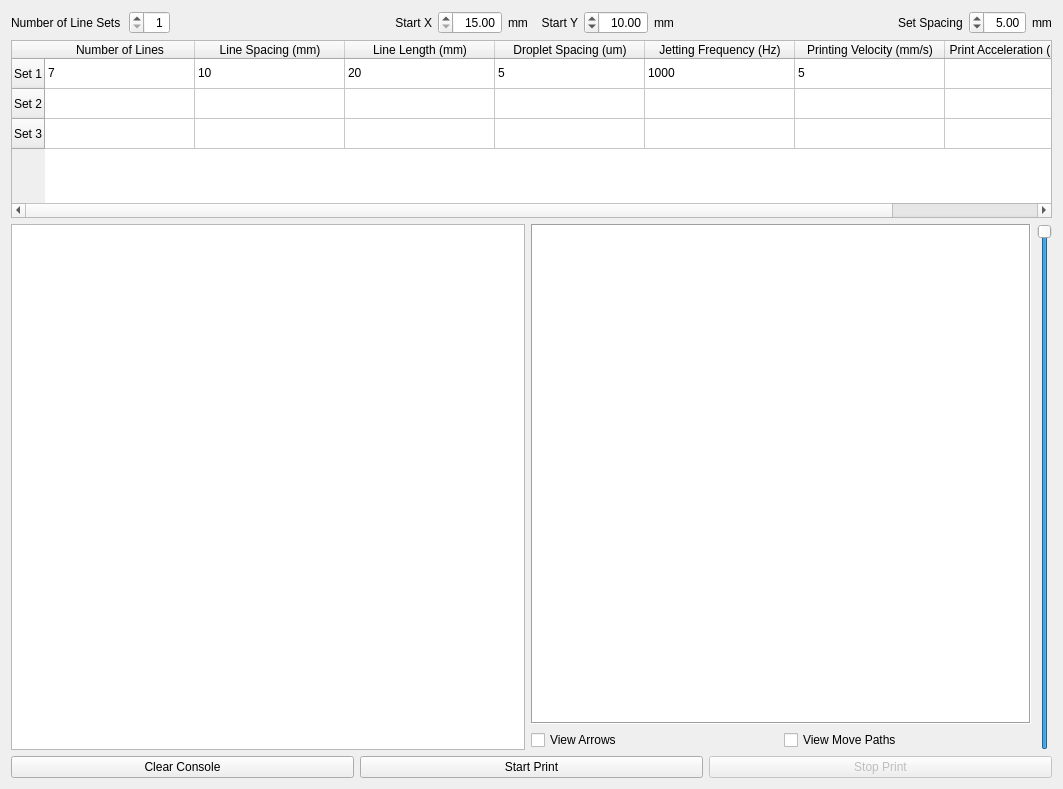
<?xml version="1.0" encoding="UTF-8"?>
<ui version="4.0">
 <class>LinePrintWidget</class>
 <widget class="QWidget" name="LinePrintWidget">
  <property name="geometry">
   <rect>
    <x>0</x>
    <y>0</y>
    <width>1063</width>
    <height>789</height>
   </rect>
  </property>
  <property name="windowTitle">
   <string>Form</string>
  </property>
  <layout class="QVBoxLayout" name="verticalLayout_3">
   <item>
    <layout class="QHBoxLayout" name="horizontalLayout_7">
     <item>
      <widget class="QLabel" name="label_numSets">
       <property name="sizePolicy">
        <sizepolicy hsizetype="Fixed" vsizetype="Preferred">
         <horstretch>0</horstretch>
         <verstretch>0</verstretch>
        </sizepolicy>
       </property>
       <property name="minimumSize">
        <size>
         <width>112</width>
         <height>0</height>
        </size>
       </property>
       <property name="maximumSize">
        <size>
         <width>112</width>
         <height>16777215</height>
        </size>
       </property>
       <property name="text">
        <string>Number of Line Sets</string>
       </property>
      </widget>
     </item>
     <item>
      <widget class="QSpinBox" name="numSets">
       <property name="maximumSize">
        <size>
         <width>100</width>
         <height>16777215</height>
        </size>
       </property>
       <property name="layoutDirection">
        <enum>Qt::RightToLeft</enum>
       </property>
       <property name="alignment">
        <set>Qt::AlignRight|Qt::AlignTrailing|Qt::AlignVCenter</set>
       </property>
       <property name="minimum">
        <number>1</number>
       </property>
       <property name="maximum">
        <number>10</number>
       </property>
       <property name="value">
        <number>1</number>
       </property>
      </widget>
     </item>
     <item>
      <spacer name="horizontalSpacer">
       <property name="orientation">
        <enum>Qt::Horizontal</enum>
       </property>
       <property name="sizeHint" stdset="0">
        <size>
         <width>40</width>
         <height>20</height>
        </size>
       </property>
      </spacer>
     </item>
     <item alignment="Qt::AlignRight">
      <widget class="QLabel" name="label_StartXY">
       <property name="text">
        <string>Start X</string>
       </property>
       <property name="alignment">
        <set>Qt::AlignRight|Qt::AlignTrailing|Qt::AlignVCenter</set>
       </property>
      </widget>
     </item>
     <item>
      <widget class="QDoubleSpinBox" name="startX">
       <property name="maximumSize">
        <size>
         <width>100</width>
         <height>16777215</height>
        </size>
       </property>
       <property name="layoutDirection">
        <enum>Qt::RightToLeft</enum>
       </property>
       <property name="alignment">
        <set>Qt::AlignRight|Qt::AlignTrailing|Qt::AlignVCenter</set>
       </property>
       <property name="minimum">
        <double>15.000000000000000</double>
       </property>
       <property name="maximum">
        <double>100.000000000000000</double>
       </property>
       <property name="value">
        <double>15.000000000000000</double>
       </property>
      </widget>
     </item>
     <item>
      <widget class="QLabel" name="label">
       <property name="text">
        <string>mm  </string>
       </property>
      </widget>
     </item>
     <item>
      <widget class="QLabel" name="label_5">
       <property name="text">
        <string>Start Y</string>
       </property>
       <property name="alignment">
        <set>Qt::AlignRight|Qt::AlignTrailing|Qt::AlignVCenter</set>
       </property>
      </widget>
     </item>
     <item>
      <widget class="QDoubleSpinBox" name="startY">
       <property name="maximumSize">
        <size>
         <width>100</width>
         <height>16777215</height>
        </size>
       </property>
       <property name="layoutDirection">
        <enum>Qt::RightToLeft</enum>
       </property>
       <property name="alignment">
        <set>Qt::AlignRight|Qt::AlignTrailing|Qt::AlignVCenter</set>
       </property>
       <property name="maximum">
        <double>100.000000000000000</double>
       </property>
       <property name="value">
        <double>10.000000000000000</double>
       </property>
      </widget>
     </item>
     <item>
      <widget class="QLabel" name="label_4">
       <property name="text">
        <string>mm</string>
       </property>
      </widget>
     </item>
     <item>
      <spacer name="horizontalSpacer_3">
       <property name="orientation">
        <enum>Qt::Horizontal</enum>
       </property>
       <property name="sizeHint" stdset="0">
        <size>
         <width>40</width>
         <height>20</height>
        </size>
       </property>
      </spacer>
     </item>
     <item alignment="Qt::AlignRight">
      <widget class="QLabel" name="label_setSpacing">
       <property name="text">
        <string>Set Spacing</string>
       </property>
      </widget>
     </item>
     <item>
      <widget class="QDoubleSpinBox" name="setSpacing">
       <property name="maximumSize">
        <size>
         <width>100</width>
         <height>16777215</height>
        </size>
       </property>
       <property name="layoutDirection">
        <enum>Qt::RightToLeft</enum>
       </property>
       <property name="alignment">
        <set>Qt::AlignRight|Qt::AlignTrailing|Qt::AlignVCenter</set>
       </property>
       <property name="decimals">
        <number>2</number>
       </property>
       <property name="minimum">
        <double>0.010000000000000</double>
       </property>
       <property name="value">
        <double>5.000000000000000</double>
       </property>
      </widget>
     </item>
     <item>
      <widget class="QLabel" name="label_3">
       <property name="text">
        <string>mm</string>
       </property>
      </widget>
     </item>
    </layout>
   </item>
   <item>
    <widget class="QTableWidget" name="tableWidget">
     <attribute name="horizontalHeaderVisible">
      <bool>true</bool>
     </attribute>
     <attribute name="horizontalHeaderCascadingSectionResizes">
      <bool>false</bool>
     </attribute>
     <attribute name="horizontalHeaderDefaultSectionSize">
      <number>150</number>
     </attribute>
     <attribute name="verticalHeaderCascadingSectionResizes">
      <bool>false</bool>
     </attribute>
     <row>
      <property name="text">
       <string>Set 1</string>
      </property>
     </row>
     <row>
      <property name="text">
       <string>Set 2</string>
      </property>
     </row>
     <row>
      <property name="text">
       <string>Set 3</string>
      </property>
     </row>
     <column>
      <property name="text">
       <string>Number of Lines</string>
      </property>
     </column>
     <column>
      <property name="text">
       <string>Line Spacing (mm)</string>
      </property>
     </column>
     <column>
      <property name="text">
       <string>Line Length (mm)</string>
      </property>
     </column>
     <column>
      <property name="text">
       <string>Droplet Spacing (um)</string>
      </property>
     </column>
     <column>
      <property name="text">
       <string>Jetting Frequency (Hz)</string>
      </property>
     </column>
     <column>
      <property name="text">
       <string>Printing Velocity (mm/s)</string>
      </property>
     </column>
     <column>
      <property name="text">
       <string>Print Acceleration (mm/s2)</string>
      </property>
     </column>
     <item row="0" column="0">
      <property name="text">
       <string>7</string>
      </property>
     </item>
     <item row="0" column="1">
      <property name="text">
       <string>10</string>
      </property>
     </item>
     <item row="0" column="2">
      <property name="text">
       <string>20</string>
      </property>
     </item>
     <item row="0" column="3">
      <property name="text">
       <string>5</string>
      </property>
     </item>
     <item row="0" column="4">
      <property name="text">
       <string>1000</string>
      </property>
     </item>
     <item row="0" column="5">
      <property name="text">
       <string>5</string>
      </property>
     </item>
     <item row="1" column="0">
      <property name="text">
       <string/>
      </property>
     </item>
    </widget>
   </item>
   <item>
    <layout class="QHBoxLayout" name="horizontalLayout_5" stretch="8,5,1">
     <item>
      <widget class="QTextEdit" name="consoleOutput">
       <property name="sizePolicy">
        <sizepolicy hsizetype="Expanding" vsizetype="Minimum">
         <horstretch>0</horstretch>
         <verstretch>0</verstretch>
        </sizepolicy>
       </property>
       <property name="sizeAdjustPolicy">
        <enum>QAbstractScrollArea::AdjustIgnored</enum>
       </property>
       <property name="readOnly">
        <bool>true</bool>
       </property>
      </widget>
     </item>
     <item>
      <layout class="QVBoxLayout" name="verticalLayout_2">
       <item>
        <widget class="SvgView" name="SVGViewer">
         <property name="sizePolicy">
          <sizepolicy hsizetype="Expanding" vsizetype="Expanding">
           <horstretch>0</horstretch>
           <verstretch>0</verstretch>
          </sizepolicy>
         </property>
         <property name="minimumSize">
          <size>
           <width>500</width>
           <height>500</height>
          </size>
         </property>
         <property name="maximumSize">
          <size>
           <width>500</width>
           <height>500</height>
          </size>
         </property>
         <property name="mouseTracking">
          <bool>false</bool>
         </property>
         <property name="frameShape">
          <enum>QFrame::Box</enum>
         </property>
         <property name="interactive">
          <bool>false</bool>
         </property>
         <property name="transformationAnchor">
          <enum>QGraphicsView::AnchorViewCenter</enum>
         </property>
         <property name="resizeAnchor">
          <enum>QGraphicsView::AnchorViewCenter</enum>
         </property>
        </widget>
       </item>
       <item>
        <layout class="QHBoxLayout" name="horizontalLayout_6">
         <item>
          <widget class="QCheckBox" name="viewArrows">
           <property name="text">
            <string>View Arrows</string>
           </property>
          </widget>
         </item>
         <item>
          <widget class="QCheckBox" name="viewMovePaths">
           <property name="text">
            <string>View Move Paths</string>
           </property>
          </widget>
         </item>
        </layout>
       </item>
      </layout>
     </item>
     <item>
      <widget class="QSlider" name="printPercentSlider">
       <property name="maximum">
        <number>1000</number>
       </property>
       <property name="value">
        <number>1000</number>
       </property>
       <property name="sliderPosition">
        <number>1000</number>
       </property>
       <property name="orientation">
        <enum>Qt::Vertical</enum>
       </property>
      </widget>
     </item>
    </layout>
   </item>
   <item>
    <layout class="QHBoxLayout" name="horizontalLayout_8">
     <item>
      <widget class="QPushButton" name="clearConsole">
       <property name="text">
        <string>Clear Console</string>
       </property>
      </widget>
     </item>
     <item>
      <widget class="QPushButton" name="startPrint">
       <property name="text">
        <string>Start Print</string>
       </property>
      </widget>
     </item>
     <item>
      <widget class="QPushButton" name="stopPrintButton">
       <property name="enabled">
        <bool>false</bool>
       </property>
       <property name="text">
        <string>Stop Print</string>
       </property>
      </widget>
     </item>
    </layout>
   </item>
  </layout>
 </widget>
 <customwidgets>
  <customwidget>
   <class>SvgView</class>
   <extends>QGraphicsView</extends>
   <header>svgview.h</header>
  </customwidget>
 </customwidgets>
 <resources/>
 <connections/>
</ui>
